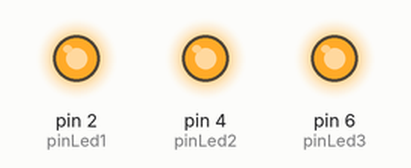
This sketch was run on a simulated Arduino Uno, built with avr-gcc and run on an emulated ATmega328P. Parts: output pins drawn as LEDs (lit = HIGH).

Above: at 0.5 s.
At 1.6 s:
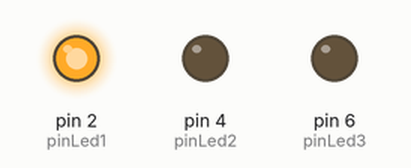
At 3.8 s:
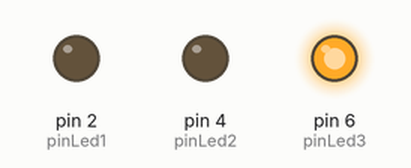
At 9.15 s:
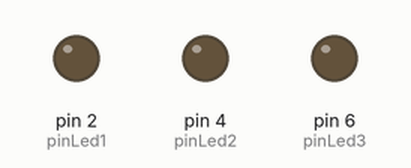
At 14.3 s:
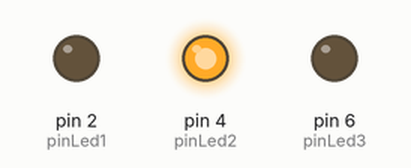
Timing chart, 0 to 15.1 s (numbered marks = the images above):
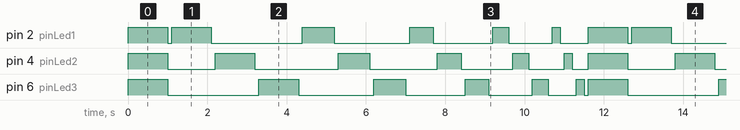

The sketch:

sketch_6-2_3led_boucle.ino
```cpp
int pinLed1, pinLed2, pinLed3;
void setup(){
  //initialisation des variables
  pinLed1 = 2;
  pinLed2 = 4;
  pinLed3 = 6;
  //initialisation des modes
  pinMode(pinLed1, OUTPUT);
  pinMode(pinLed2, OUTPUT);
  pinMode(pinLed3, OUTPUT);
  //mise à 0V de chaque pin
  digitalWrite(pinLed1, LOW);
  digitalWrite(pinLed2, LOW);
  digitalWrite(pinLed3, LOW);
}
void loop(){
    //allumage des trois LED 1s
    digitalWrite(pinLed3,HIGH);
    digitalWrite(pinLed2,HIGH);
    digitalWrite(pinLed1,HIGH);
    delay(1000);
    //on les éteint brièvement
    digitalWrite(pinLed3, LOW);
    digitalWrite(pinLed2, LOW);
    digitalWrite(pinLed1, LOW);
    delay(100);
  //boucle temps qui diminue
  for (int temps = 1000; temps >= 200; temps -= 200){
    //les trois LEDs sont éteintes
    digitalWrite(pinLed1, HIGH);  //allumage LED 3
    delay(temps); // pendant la valeur de temps
    digitalWrite(pinLed1,LOW);  //on éteint la 3
    delay(100); // court délai, tout est éteint
    digitalWrite(pinLed2, HIGH);  //allumage LED 2
    delay(temps);  // pendant la valeur de temps
    digitalWrite(pinLed2,LOW);  //on éteint la 2
    delay(100);
    digitalWrite(pinLed3, HIGH);  //allumage de LED 1
    delay(temps);  // pendant la valeur de temps
    digitalWrite(pinLed3, LOW);  // on éteint 1
    delay(100);
    //la boucle reprend
  }
  //retour au début de la loop();
}
```

Measured:
- by itself, pin 2 (pinLed1): repeats every 11.6 s: LOW 0.10 s, HIGH 1.0 s, LOW 2.3 s, HIGH 0.80 s, LOW 1.9 s, HIGH 0.60 s, LOW 1.5 s, HIGH 0.40 s, LOW 1.1 s, HIGH 0.20 s, LOW 0.70 s, HIGH 1.0 s
- by itself, pin 4 (pinLed2): repeats every 11.6 s: LOW 1.2 s, HIGH 1.0 s, LOW 2.1 s, HIGH 0.80 s, LOW 1.7 s, HIGH 0.60 s, LOW 1.3 s, HIGH 0.40 s, LOW 0.90 s, HIGH 0.20 s, LOW 0.40 s, HIGH 1.0 s
- by itself, everything shown: repeats every 11.6 s, in 32 steps
